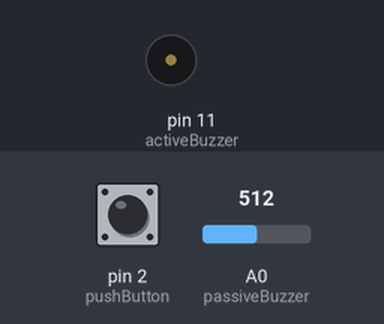
A sketch run on a simulated Arduino Uno, built with avr-gcc and run on an emulated ATmega328P. Parts: buzzer (waves = sounding). The test bench sets the inputs (shaded band); at power-on: pin 2 (pushButton) HIGH, A0 (passiveBuzzer) = 512.

Above: at 0.1 s.
At 5.1 s:
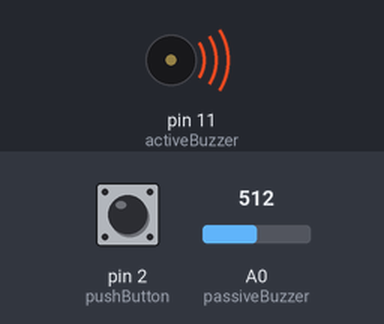
Timing chart, 0 to 6.6 s (numbered marks = the images above):
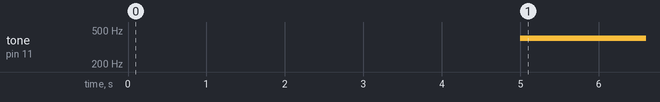

The sketch:

PassiveActiveBuzzerButton.ino
```cpp
const int passiveBuzzer = A0;
const int activeBuzzer = 11;
const int pushButton = 2;

int valPassiveBuzz = 0;
int valPushBtn;


unsigned long timpDeLaKnock;

void setup() {
  pinMode(passiveBuzzer, INPUT);
  pinMode(activeBuzzer, OUTPUT);
  pinMode(pushButton, INPUT_PULLUP);
  Serial.begin(9600);
}

void loop() {
  valPassiveBuzz = analogRead(passiveBuzzer);
  if (valPassiveBuzz != 0){
    timpDeLaKnock = millis();
    valPushBtn = digitalRead(pushButton);

    if (valPushBtn == 1){
      while(millis() - timpDeLaKnock < 5000) continue;
      if(millis() - timpDeLaKnock >= 5000) tone(activeBuzzer, 400);
    }
    else noTone(activeBuzzer);
  }
}
```

Measured:
- by itself, tone on pin 11 (activeBuzzer): silent → 400 Hz at 5.0 s
